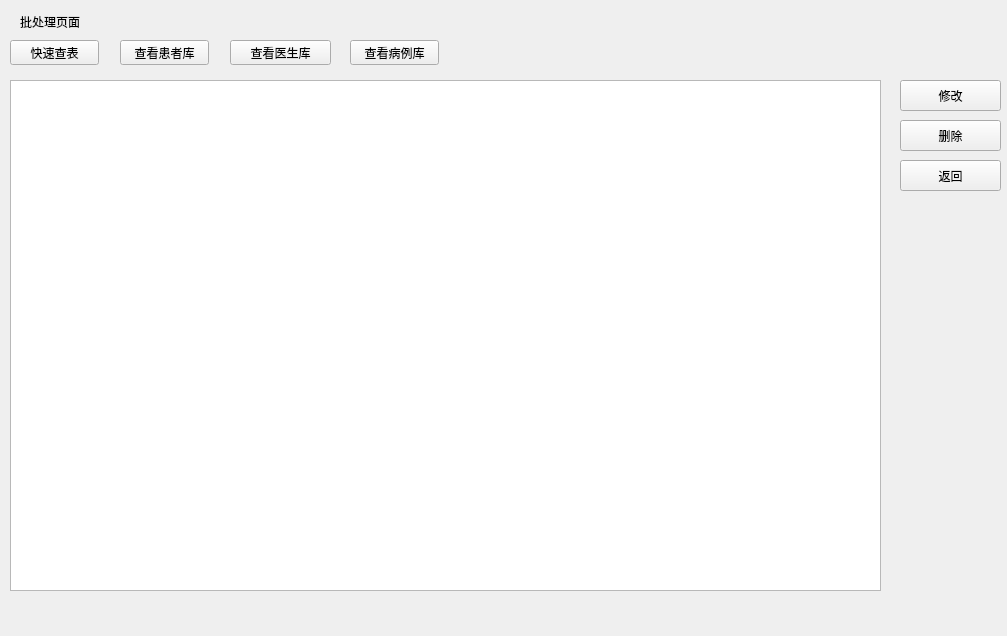
<?xml version="1.0" encoding="UTF-8"?>
<ui version="4.0">
 <class>ShowTableForm</class>
 <widget class="QWidget" name="ShowTableForm">
  <property name="geometry">
   <rect>
    <x>0</x>
    <y>0</y>
    <width>1007</width>
    <height>636</height>
   </rect>
  </property>
  <property name="windowTitle">
   <string>Form</string>
  </property>
  <widget class="QTableView" name="tableView">
   <property name="geometry">
    <rect>
     <x>10</x>
     <y>80</y>
     <width>871</width>
     <height>511</height>
    </rect>
   </property>
  </widget>
  <widget class="QPushButton" name="quicksearch">
   <property name="geometry">
    <rect>
     <x>10</x>
     <y>40</y>
     <width>89</width>
     <height>25</height>
    </rect>
   </property>
   <property name="text">
    <string>快速查表</string>
   </property>
  </widget>
  <widget class="QPushButton" name="remove">
   <property name="geometry">
    <rect>
     <x>900</x>
     <y>80</y>
     <width>101</width>
     <height>31</height>
    </rect>
   </property>
   <property name="text">
    <string>修改</string>
   </property>
  </widget>
  <widget class="QPushButton" name="delete_2">
   <property name="geometry">
    <rect>
     <x>900</x>
     <y>120</y>
     <width>101</width>
     <height>31</height>
    </rect>
   </property>
   <property name="text">
    <string>删除</string>
   </property>
  </widget>
  <widget class="QPushButton" name="cancle">
   <property name="geometry">
    <rect>
     <x>900</x>
     <y>160</y>
     <width>101</width>
     <height>31</height>
    </rect>
   </property>
   <property name="text">
    <string>返回</string>
   </property>
  </widget>
  <widget class="QPushButton" name="patient">
   <property name="geometry">
    <rect>
     <x>120</x>
     <y>40</y>
     <width>89</width>
     <height>25</height>
    </rect>
   </property>
   <property name="text">
    <string>查看患者库</string>
   </property>
  </widget>
  <widget class="QPushButton" name="doctor">
   <property name="geometry">
    <rect>
     <x>230</x>
     <y>40</y>
     <width>101</width>
     <height>25</height>
    </rect>
   </property>
   <property name="text">
    <string>查看医生库</string>
   </property>
  </widget>
  <widget class="QPushButton" name="caseimage">
   <property name="geometry">
    <rect>
     <x>350</x>
     <y>40</y>
     <width>89</width>
     <height>25</height>
    </rect>
   </property>
   <property name="text">
    <string>查看病例库</string>
   </property>
  </widget>
  <widget class="QLabel" name="label">
   <property name="geometry">
    <rect>
     <x>20</x>
     <y>6</y>
     <width>91</width>
     <height>31</height>
    </rect>
   </property>
   <property name="text">
    <string>批处理页面</string>
   </property>
  </widget>
 </widget>
 <resources/>
 <connections/>
</ui>
